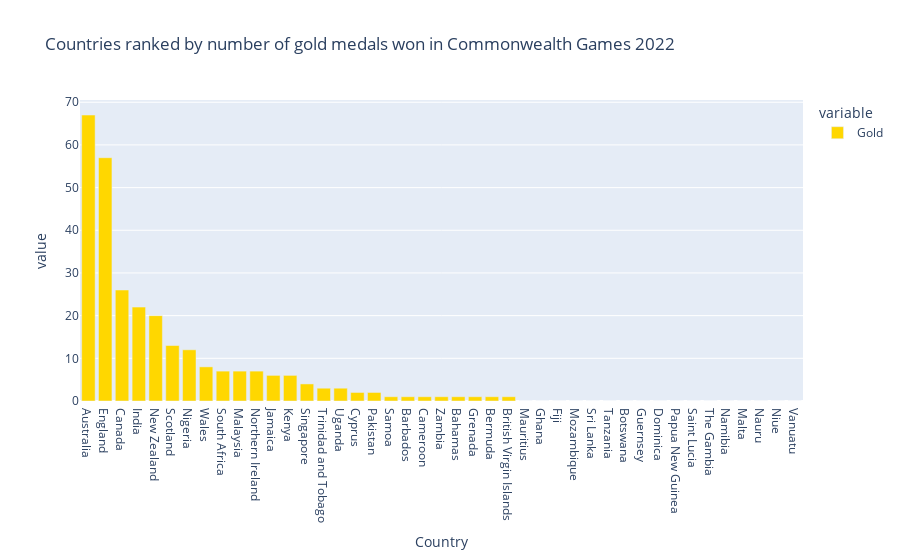

Here is the notebook cell this chart was saved with:
### Code cell
fig = px.bar(data_medal_tally_participation, x='Country', y=['Gold'], color_discrete_sequence =['gold'],title='Countries ranked by number of gold medals won in Commonwealth Games 2022')
fig.update_layout(xaxis={'categoryorder':'total descending'})
fig.show()

### Figure 1 — Plotly figure (JSON) as saved in the notebook; plotly's stock layout.template omitted (floating-point values rounded to 4 significant figures)
{"data": [{"alignmentgroup": "True", "hovertemplate": "variable=Gold<br>Country=%{x}<br>value=%{y}<extra></extra>", "legendgroup": "Gold", "marker": {"color": "gold", "pattern": {"shape": ""}}, "name": "Gold", "offsetgroup": "Gold", "orientation": "v", "showlegend": true, "textposition": "auto", "type": "bar", "x": ["Australia", "England", "Canada", "India", "New Zealand", "Scotland", "Nigeria", "Wales", "South Africa", "Malaysia", "Northern Ireland", "Jamaica", "Kenya", "Singapore", "Trinidad and Tobago", "Uganda", "Cyprus", "Pakistan", "Samoa", "Barbados", "Cameroon", "Zambia", "Bahamas", "Grenada", "Bermuda", "British Virgin Islands", "Mauritius", "Ghana", "Fiji", "Mozambique", "Sri Lanka", "Tanzania", "Botswana", "Guernsey", "Dominica", "Papua New Guinea", "Saint Lucia", "The Gambia", "Namibia", "Malta", "Nauru", "Niue", "Vanuatu"], "xaxis": "x", "y": [67, 57, 26, 22, 20, 13, 12, 8, 7, 7, 7, 6, 6, 4, 3, 3, 2, 2, 1, 1, 1, 1, 1, 1, 1, 1, 0, 0, 0, 0, 0, 0, 0, 0, 0, 0, 0, 0, 0, 0, 0, 0, 0], "yaxis": "y"}], "layout": {"barmode": "relative", "legend": {"title": {"text": "variable"}, "tracegroupgap": 0}, "title": {"text": "Countries ranked by number of gold medals won in Commonwealth Games 2022"}, "xaxis": {"anchor": "y", "categoryorder": "total descending", "domain": [0, 1], "title": {"text": "Country"}}, "yaxis": {"anchor": "x", "domain": [0, 1], "title": {"text": "value"}}}}
